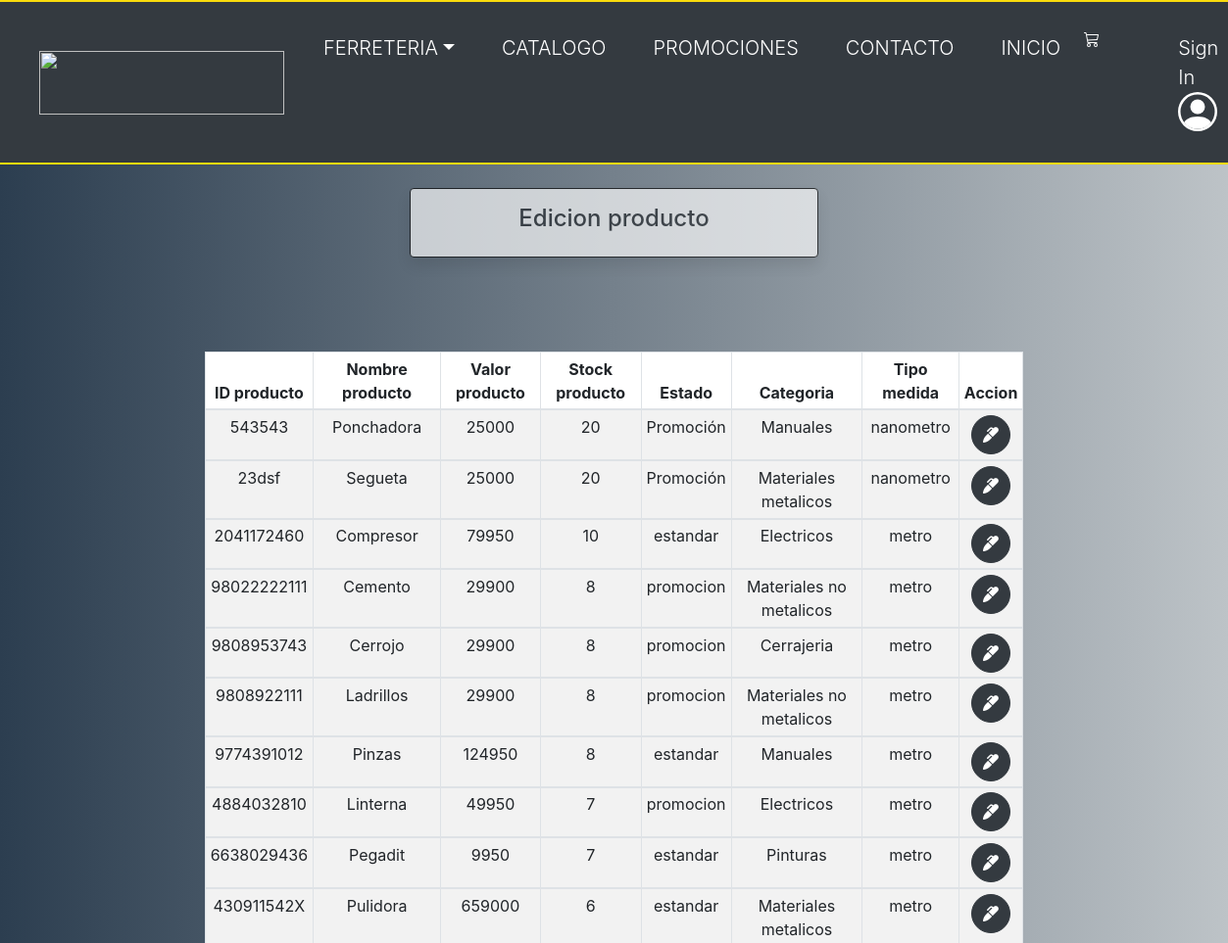
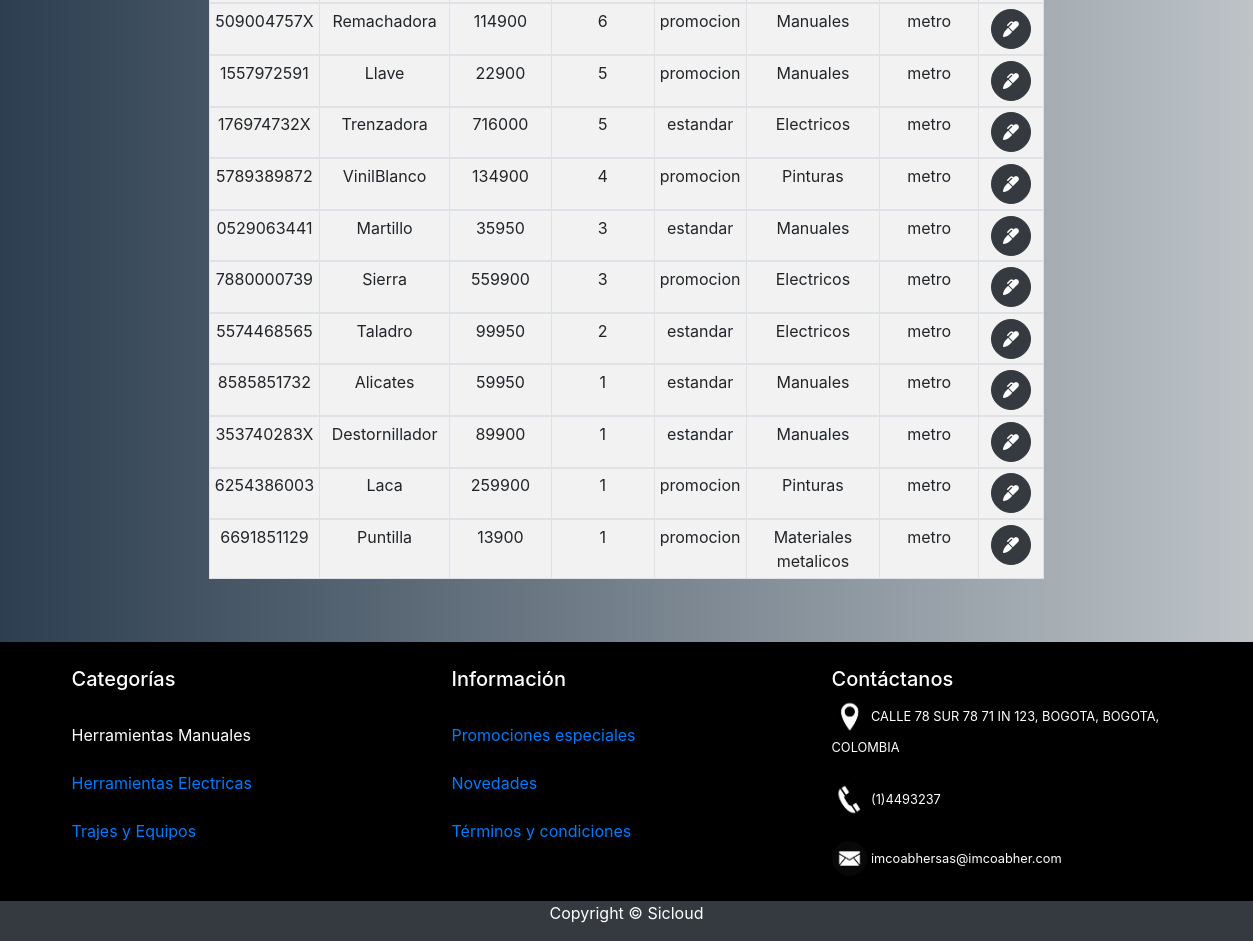
The app's page /vista/edicionProductoTabla.php with its own data (2 pictures, top to bottom).
### tables this page shows
CREATE TABLE `producto` (
  `ID_prod` varchar(40) NOT NULL,
  `nom_prod` varchar(30) NOT NULL,
  `val_prod` int(11) NOT NULL,
  `stok_prod` int(11) NOT NULL,
  `estado_prod` varchar(20) NOT NULL,
  `descript` varchar(200) DEFAULT NULL,
  `img` varchar(40) DEFAULT NULL,
  `CF_categoria` int(11) NOT NULL,
  `CF_tipo_medida` int(11) NOT NULL
);

CREATE TABLE `categoria` (
  `ID_categoria` int(11) NOT NULL,
  `nom_categoria` varchar(30) NOT NULL
);

CREATE TABLE `tipo_medida` (
  `ID_medida` int(11) NOT NULL,
  `nom_medida` varchar(35) NOT NULL,
  `acron_medida` varchar(5) NOT NULL
);

### modelo/class.conexion.php (called while the page is built)
<?php
    class Conexion{
    static function conexionPDO(){
        $DB_HOST = 'bzsvpsfy9oknkorinigg-mysql.services.clever-cloud.com';
        $DB_USER = 'uu1ftcn3edrvx0se';
        $DB_PASS = 'YTZ9rXNKvoAIDwOwvvFj';
        $DB_NAME = 'bzsvpsfy9oknkorinigg';
        try {
            $dsn = "mysql:host=$DB_HOST;dbname=$DB_NAME";
            $db = new PDO($dsn, $DB_USER,  $DB_PASS);
        } catch (PDOException $e) {
            echo 'Error al conectarnos al; ' . $e->getMessage();
        }
        return $db;
    }
}

### modelo/class.sql.php (called while the page is built, shortened)
<?php
include_once 'class.conexion.php';
include_once '../controlador/controladorsession.php';
class SQL extends Conexion{
   public $db;
   public function __construct() {
      $this->db = Conexion::conexionPDO();
   }
   static function ningunDato(){
      return new self ();
   }
   public function verProductos(){
      $sql = "SELECT P.ID_prod , P.img , P.nom_prod ,
      P.val_prod , P.stok_prod , P.estado_prod ,
      C.nom_categoria , M.nom_medida
      from producto P join categoria C on C.ID_categoria = P.CF_categoria
      join tipo_medida M on P.CF_tipo_medida = M.ID_medida
      order by  P.stok_prod  desc , P.nom_prod asc;";
      $stm = $this->db->prepare($sql);
      $stm->execute();
      $result = $stm->fetchAll();
      return $result;
   }
}
?>

### controlador/controladorsession.php (called while the page is built, shortened)
<?php
class Session{
   static function ningunDato(){
      return new self ();
   }
}
?>

### controlador/controlador.php (called while the page is built, shortened)
<?php
include_once '../modelo/class.sql.php';
class ControllerDoc
{
    private $session, $objModUs;
    public function __construct(){
        include_once 'controladorsession.php';
        $this->objModUs    = SQL::ningunDato();
    }
    public function verProductos()
    {
        return $this->objModUs->verProductos();
    }
}
?>

### vista/edicionProductoTabla.php (the view, shortened to what this page needs)
<table class="table table text-center table-striped  table-bordered bg-white table-sm col-md-8 col-sm-4 col-xs-12 mx-auto">
    <thead>
        <tr>
            <th>ID producto</th>
            <th>Nombre producto</th>
            <th>Valor producto</th>
            <th>Stock producto</th>
            <th>Estado</th>
            <th>Categoria</th>
            <th>Tipo medida</th>
            <th>Accion</th>
        </tr>
    </thead>
    <?php
    $objP= new ControllerDoc();
    $datos = $objP->verProductos();
    foreach($datos as $i => $row){
    ?>
        <tbody>
            <tr>
                <td><?php echo $row['ID_prod']  ?></td>
                <td><?php echo $row['nom_prod'] ?></td>
                <td><?php echo $row['val_prod'] ?></td>
                <td><?php echo $row['stok_prod'] ?></td>
                <td><?php echo $row['estado_prod'] ?></td>
                <td><?php echo $row['nom_categoria'] ?></td>
                <td><?php echo $row['nom_medida'] ?></td>
                <td>
                    <a class="btn-circle btn btn-dark mx-auto  " href="editarProducto.php?id=<?= $row['ID_prod'] ?>"><i class="fas fa-marker"></i></a>
                </td>
            </tr>
        </tbody>
    <?php  }
    ?>
</table>

### vista/estilos/css/jav.css (style rules this page uses)
body { background: #bdc3c7; background: -webkit-linear-gradient(to right, #2c3e50, #bdc3c7); background: linear-gradient(to right, #2c3e50, #bdc3c7); }
.btn-circle { border-radius: 100%; height: 2.5rem; width: 2.5rem; font-size: 1rem; display: inline-flex; align-items: center; justify-content: center; }
html { min-height: 100%; position: relative; }
body { margin: 0; margin-bottom: 40px; }

### records on screen
producto: ID_prod "543543", nom_prod "Ponchadora", val_prod "25000", stok_prod "20", estado_prod "Promoción", CF_categoria.nom_categoria "Manuales", CF_tipo_medida.nom_medida "nanometro"
producto: ID_prod "23dsf", nom_prod "Segueta", val_prod "25000", stok_prod "20", estado_prod "Promoción", CF_categoria.nom_categoria "Materiales metalicos", CF_tipo_medida.nom_medida "nanometro"
producto: ID_prod "2041172460", nom_prod "Compresor", val_prod "79950", stok_prod "10", estado_prod "estandar", CF_categoria.nom_categoria "Electricos", CF_tipo_medida.nom_medida "metro"
producto: ID_prod "98022222111", nom_prod "Cemento", val_prod "29900", stok_prod "8", estado_prod "promocion", CF_categoria.nom_categoria "Materiales no metalicos", CF_tipo_medida.nom_medida "metro"
producto: ID_prod "9808953743", nom_prod "Cerrojo", val_prod "29900", stok_prod "8", estado_prod "promocion", CF_categoria.nom_categoria "Cerrajeria", CF_tipo_medida.nom_medida "metro"
producto: ID_prod "9808922111", nom_prod "Ladrillos", val_prod "29900", stok_prod "8", estado_prod "promocion", CF_categoria.nom_categoria "Materiales no metalicos", CF_tipo_medida.nom_medida "metro"
producto: ID_prod "9774391012", nom_prod "Pinzas", val_prod "124950", stok_prod "8", estado_prod "estandar", CF_categoria.nom_categoria "Manuales", CF_tipo_medida.nom_medida "metro"
producto: ID_prod "4884032810", nom_prod "Linterna", val_prod "49950", stok_prod "7", estado_prod "promocion", CF_categoria.nom_categoria "Electricos", CF_tipo_medida.nom_medida "metro"
producto: ID_prod "6638029436", nom_prod "Pegadit", val_prod "9950", stok_prod "7", estado_prod "estandar", CF_categoria.nom_categoria "Pinturas", CF_tipo_medida.nom_medida "metro"
producto: ID_prod "430911542X", nom_prod "Pulidora", val_prod "659000", stok_prod "6", estado_prod "estandar", CF_categoria.nom_categoria "Materiales metalicos", CF_tipo_medida.nom_medida "metro"
producto: ID_prod "509004757X", nom_prod "Remachadora", val_prod "114900", stok_prod "6", estado_prod "promocion", CF_categoria.nom_categoria "Manuales", CF_tipo_medida.nom_medida "metro"
producto: ID_prod "1557972591", nom_prod "Llave", val_prod "22900", stok_prod "5", estado_prod "promocion", CF_categoria.nom_categoria "Manuales", CF_tipo_medida.nom_medida "metro"
producto: ID_prod "176974732X", nom_prod "Trenzadora", val_prod "716000", stok_prod "5", estado_prod "estandar", CF_categoria.nom_categoria "Electricos", CF_tipo_medida.nom_medida "metro"
producto: ID_prod "5789389872", nom_prod "VinilBlanco", val_prod "134900", stok_prod "4", estado_prod "promocion", CF_categoria.nom_categoria "Pinturas", CF_tipo_medida.nom_medida "metro"
producto: ID_prod "0529063441", nom_prod "Martillo", val_prod "35950", stok_prod "3", estado_prod "estandar", CF_categoria.nom_categoria "Manuales", CF_tipo_medida.nom_medida "metro"
producto: ID_prod "7880000739", nom_prod "Sierra", val_prod "559900", stok_prod "3", estado_prod "promocion", CF_categoria.nom_categoria "Electricos", CF_tipo_medida.nom_medida "metro"
producto: ID_prod "5574468565", nom_prod "Taladro", val_prod "99950", stok_prod "2", estado_prod "estandar", CF_categoria.nom_categoria "Electricos", CF_tipo_medida.nom_medida "metro"
producto: ID_prod "8585851732", nom_prod "Alicates", val_prod "59950", stok_prod "1", estado_prod "estandar", CF_categoria.nom_categoria "Manuales", CF_tipo_medida.nom_medida "metro"
producto: ID_prod "353740283X", nom_prod "Destornillador", val_prod "89900", stok_prod "1", estado_prod "estandar", CF_categoria.nom_categoria "Manuales", CF_tipo_medida.nom_medida "metro"
producto: ID_prod "6254386003", nom_prod "Laca", val_prod "259900", stok_prod "1", estado_prod "promocion", CF_categoria.nom_categoria "Pinturas", CF_tipo_medida.nom_medida "metro"
producto: ID_prod "6691851129", nom_prod "Puntilla", val_prod "13900", stok_prod "1", estado_prod "promocion", CF_categoria.nom_categoria "Materiales metalicos", CF_tipo_medida.nom_medida "metro"

### other values on screen
$aP[$i0][0] "FERRETERIA"
$d[0] "CATALOGO"
$d[0] "PROMOCIONES"
$d[0] "CONTACTO"
$d[0] "INICIO"
$titulo "Edicion producto"
